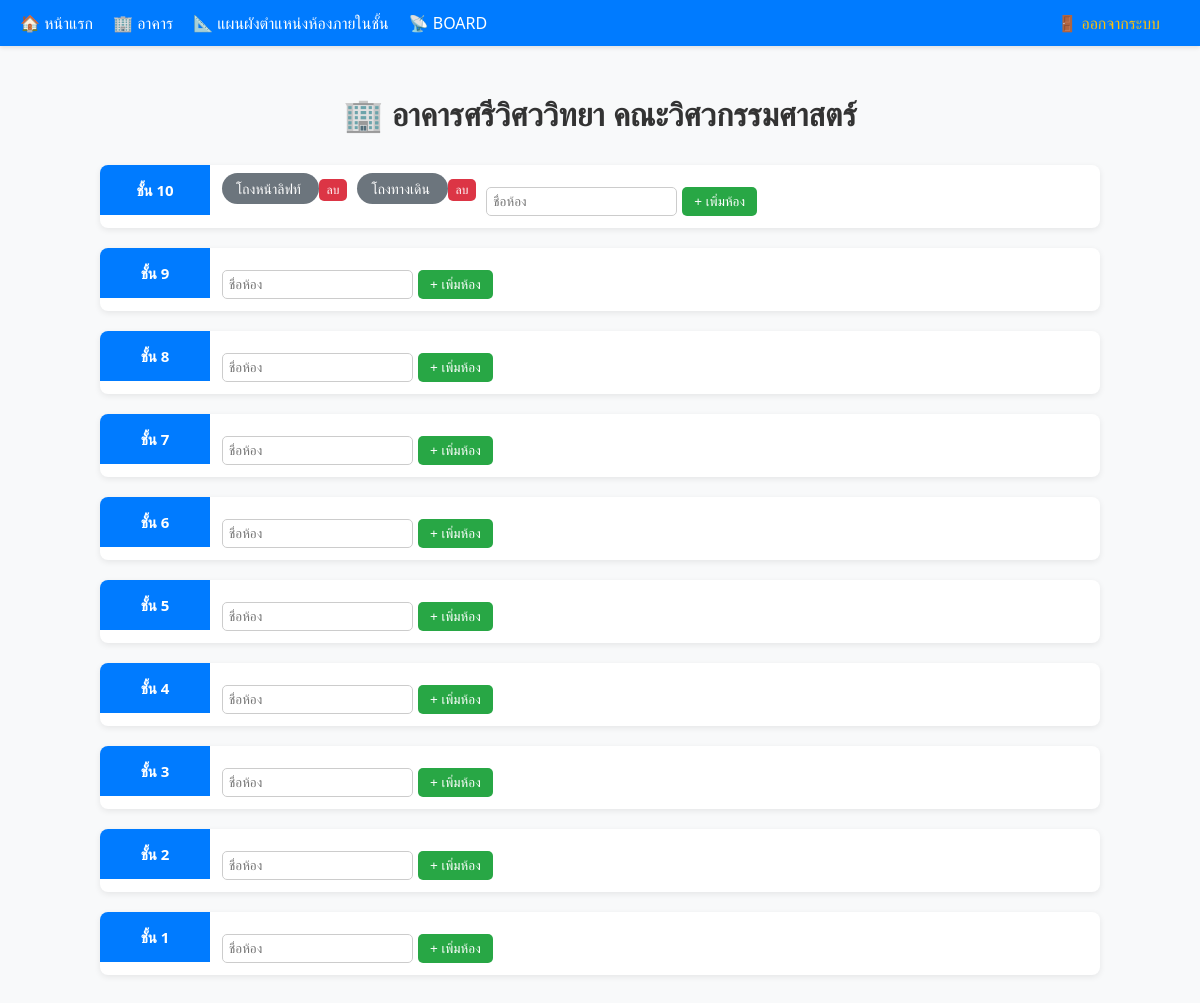
The page /building.php (signed in) on the database as committed earlier.
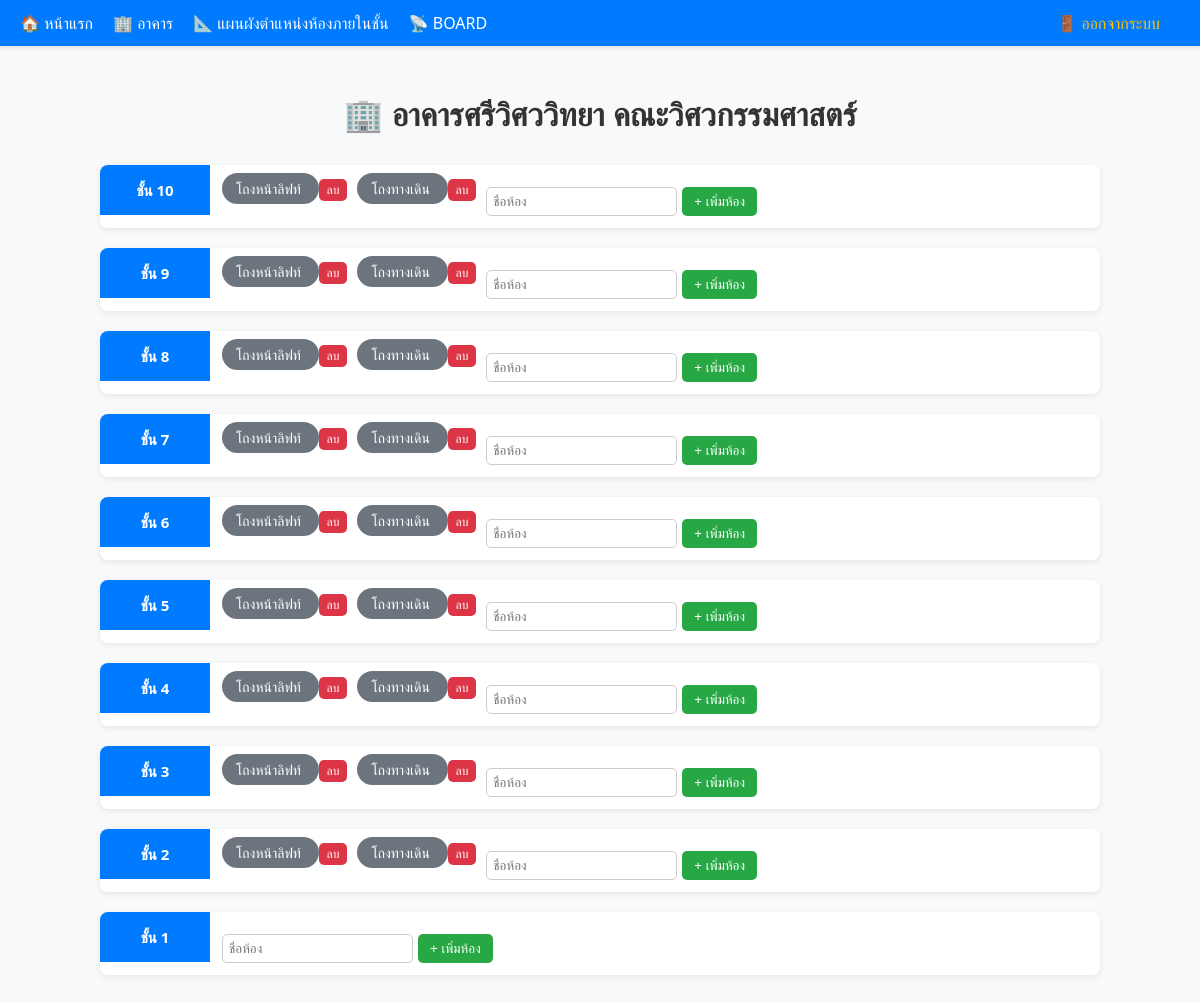
The same page on the database as committed later.
### tables this page shows
CREATE TABLE `rooms` (
  `id` int(11) NOT NULL,
  `floor` int(11) NOT NULL,
  `room_number` varchar(20) NOT NULL,
  `room_name` varchar(50) NOT NULL,
  `image` varchar(255) DEFAULT NULL,
  `public_token` varchar(64) DEFAULT NULL
);

### building.php (the view, shortened to what this page needs)
<?php
include 'log_action.php';
$rooms = $conn->query("SELECT * FROM rooms ORDER BY floor DESC, id ASC")->fetchAll(PDO::FETCH_ASSOC);
?>
<!DOCTYPE html>
<html lang="th">
<head>
</head>
<body>
    <div class="navbar">
        <a href="index.php">🏠 หน้าแรก</a>
        <a href="building.php">🏢 อาคาร</a>
        <a href="plan.php">📐 แผนผังตำแหน่งห้องภายในชั้น</a>
        <a href="ipboard.php" class="active">📡 BOARD</a>
        <a href="logout.php" style="margin-left:auto; color:#ffc107;">🚪 ออกจากระบบ</a>
    </div>
    <div class="container">
        <h1>🏢 อาคารศรีวิศววิทยา คณะวิศวกรรมศาสตร์</h1>
        <?php for ($f=10; $f>=1; $f--): ?>
            <div class="floor">
                <div class="floor-label">ชั้น <?= $f ?></div>
                <div class="floor-rooms">
                    <?php foreach ($rooms as $room): ?>
                        <?php if ($room['floor'] == $f):
                            $stmt_status = $conn->prepare("SELECT COUNT(*) FROM switches WHERE room_id = ? AND status = 'on'");
                            $stmt_status->execute([$room['id']]);
                            $switches_on = $stmt_status->fetchColumn();
                            $room_class = ($switches_on > 0) ? 'on' : 'off';
                        ?>
                            <div>
                                <a class="room <?= $room_class ?>" href="room.php?id=<?= $room['id'] ?>">
                                    <?= htmlspecialchars($room['room_name']) ?>
                                </a>
                                <form method="post" style="display:inline;">
                                    <button type="submit" name="delete_room" class="delete-btn" onclick="return confirm('คุณต้องการลบห้องนี้ใช่หรือไม่?');">ลบ</button>
                                </form>
                            </div>
                        <?php endif; ?>
                    <?php endforeach; ?>
                    <form method="post" class="add-room-form">
                        <input type="text" name="room_name" placeholder="ชื่อห้อง" required>
                        <button type="submit" name="add_room" class="add-btn">+ เพิ่มห้อง</button>
                    </form>
                </div>
            </div>
        <?php endfor; ?>
    </div>
</body>
</html>

Rows that differ between the two databases and show on the page:
added rooms: room_name "โถงหน้าลิฟท์"
added rooms: room_name "โถงทางเดิน"
added rooms: room_name "โถงหน้าลิฟท์"
added rooms: room_name "โถงทางเดิน"
added rooms: room_name "โถงหน้าลิฟท์"
added rooms: room_name "โถงทางเดิน"
added rooms: room_name "โถงหน้าลิฟท์"
added rooms: room_name "โถงทางเดิน"
added rooms: room_name "โถงหน้าลิฟท์"
added rooms: room_name "โถงทางเดิน"
added rooms: room_name "โถงหน้าลิฟท์"
added rooms: room_name "โถงทางเดิน"
added rooms: room_name "โถงหน้าลิฟท์"
added rooms: room_name "โถงทางเดิน"
added rooms: room_name "โถงหน้าลิฟท์"
added rooms: room_name "โถงทางเดิน"
